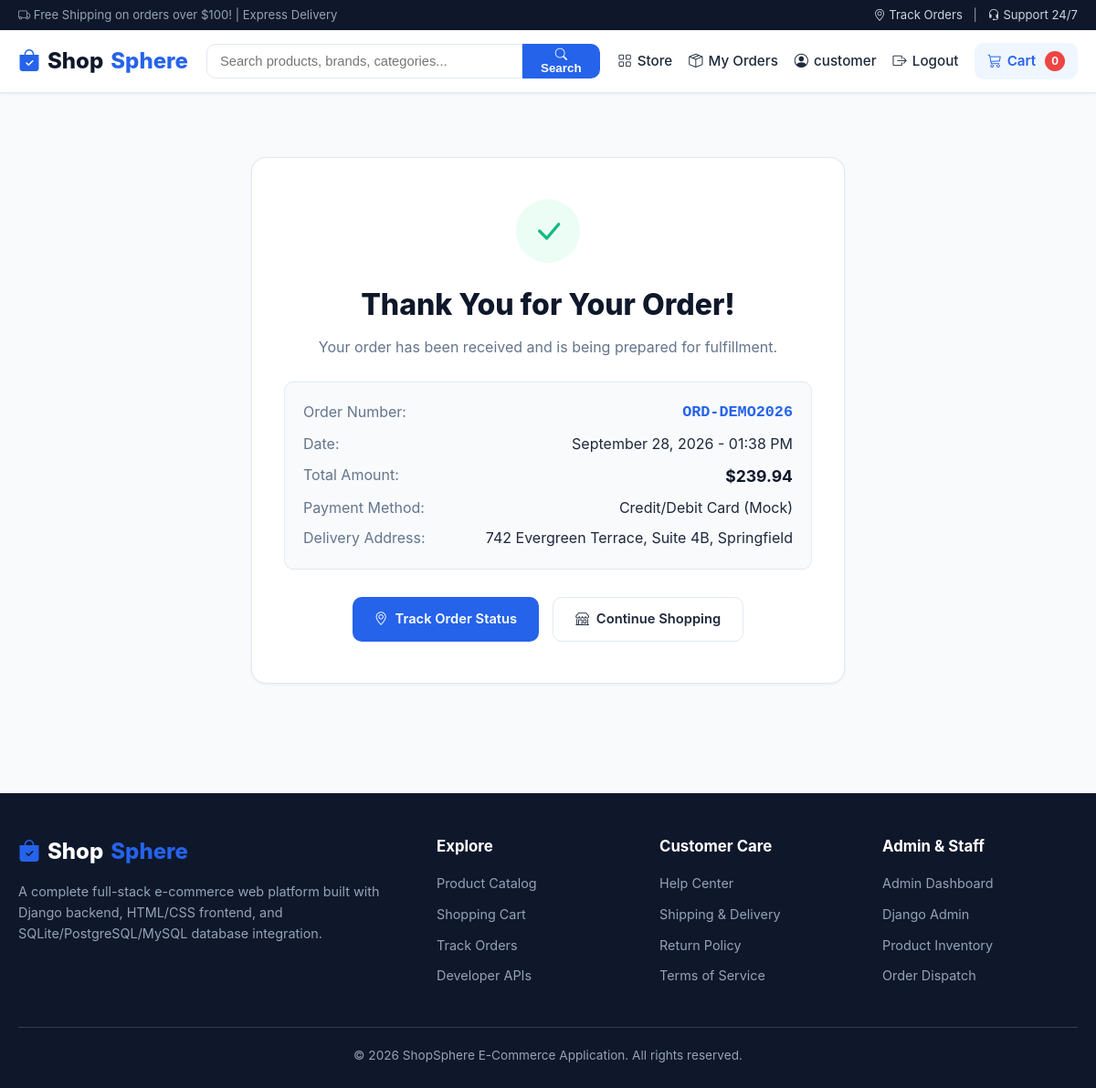
Screenshot of /order/success/ORD-DEMO2026/ (signed in) with the database file from the repository.
### store/models.py (models this page shows, shortened)
class Order(models.Model):
    STATUS_CHOICES = (
        ('Pending', 'Order Placed (Pending)'),
        ('Processing', 'Processing'),
        ('Shipped', 'Shipped'),
        ('Delivered', 'Delivered'),
        ('Cancelled', 'Cancelled'),
    )
    PAYMENT_METHOD_CHOICES = (
        ('cod', 'Cash on Delivery'),
        ('card', 'Credit/Debit Card (Mock)'),
        ('upi', 'UPI / Online (Mock)'),
    )
    PAYMENT_STATUS_CHOICES = (
        ('Pending', 'Pending'),
        ('Completed', 'Completed'),
        ('Failed', 'Failed'),
    )
    user = models.ForeignKey(User, on_delete=models.CASCADE, related_name='orders')
    order_number = models.CharField(max_length=32, unique=True, editable=False)
    full_name = models.CharField(max_length=150)
    email = models.EmailField()
    phone = models.CharField(max_length=20)
    address = models.TextField()
    city = models.CharField(max_length=100)
    state = models.CharField(max_length=100)
    postal_code = models.CharField(max_length=20)
    payment_method = models.CharField(max_length=30, choices=PAYMENT_METHOD_CHOICES, default='cod')
    payment_status = models.CharField(max_length=30, choices=PAYMENT_STATUS_CHOICES, default='Pending')
    subtotal = models.DecimalField(max_digits=10, decimal_places=2, default=0.00)
    shipping_cost = models.DecimalField(max_digits=10, decimal_places=2, default=0.00)
    total_amount = models.DecimalField(max_digits=10, decimal_places=2)
    status = models.CharField(max_length=30, choices=STATUS_CHOICES, default='Pending')
    tracking_number = models.CharField(max_length=60, blank=True, null=True)
    admin_notes = models.TextField(blank=True, null=True)
    created_at = models.DateTimeField(auto_now_add=True)
    updated_at = models.DateTimeField(auto_now=True)
    class Meta:
        ordering = ['-created_at']

### store/views.py (the view)
# urls.py: path('order/success/<str:order_number>/', views.order_success, name='order_success'),
@login_required(login_url='login')
def order_success(request, order_number):
    order = get_object_or_404(Order, order_number=order_number, user=request.user)
    return render(request, 'store/order_success.html', {'order': order})

### store/context_processors.py (called while the page is built)
def cart_and_categories(request):
    categories = Category.objects.all()
    cart_total_items = 0
    if request.user.is_authenticated:
        cart = Cart.objects.filter(user=request.user).first()
    else:
        session_key = request.session.session_key
        if session_key:
            cart = Cart.objects.filter(session_key=session_key).first()
        else:
            cart = None
    if cart:
        cart_total_items = cart.total_items
    return {
        'nav_categories': categories,
        'cart_count': cart_total_items,
    }

### templates/store/order_success.html (shortened to what this page needs)
{% extends 'base.html' %}
{% load static %}
{% block content %}
  <div style="max-width: 650px; margin: 40px auto; background-color: #fff; border-radius: var(--radius-lg); border: 1px solid var(--border-color); padding: 45px 35px; text-align: center; box-shadow: var(--shadow-sm);">
    <div style="width: 70px; height: 70px; background-color: #ecfdf5; border-radius: 50%; color: var(--accent); display: flex; align-items: center; justify-content: center; font-size: 2.2rem; margin: 0 auto 20px;">
      <i class="bi bi-check-lg"></i>
    </div>
    <h1 style="font-size: 2rem; font-weight: 800; color: var(--secondary); margin-bottom: 8px;">Thank You for Your Order!</h1>
    <p style="color: var(--text-muted); font-size: 1rem; margin-bottom: 25px;">
      Your order has been received and is being prepared for fulfillment.
    </p>
    <div style="background-color: var(--bg-body); border-radius: var(--radius-md); padding: 20px; margin-bottom: 30px; text-align: left; border: 1px solid var(--border-color);">
      <div style="display: flex; justify-content: space-between; margin-bottom: 8px;">
        <span style="color: var(--text-muted);">Order Number:</span>
        <strong style="color: var(--primary); font-family: monospace; font-size: 1.05rem;">{{ order.order_number }}</strong>
      </div>
      <div style="display: flex; justify-content: space-between; margin-bottom: 8px;">
        <span style="color: var(--text-muted);">Date:</span>
        <span>{{ order.created_at|date:"F d, Y - h:i A" }}</span>
      </div>
      <div style="display: flex; justify-content: space-between; margin-bottom: 8px;">
        <span style="color: var(--text-muted);">Total Amount:</span>
        <strong style="font-size: 1.1rem; color: var(--secondary);">${{ order.total_amount }}</strong>
      </div>
      <div style="display: flex; justify-content: space-between; margin-bottom: 8px;">
        <span style="color: var(--text-muted);">Payment Method:</span>
        <span>{{ order.get_payment_method_display }}</span>
      </div>
      <div style="display: flex; justify-content: space-between;">
        <span style="color: var(--text-muted);">Delivery Address:</span>
        <span>{{ order.address }}, {{ order.city }}</span>
      </div>
    </div>
    <div style="display: flex; gap: 15px; justify-content: center;">
      <a href="{% url 'order_tracking' order_number=order.order_number %}" class="btn btn-primary" style="width: auto; padding: 12px 24px;">
        <i class="bi bi-geo-alt"></i> Track Order Status
      </a>
      <a href="{% url 'home' %}" class="btn btn-outline" style="width: auto; padding: 12px 24px;">
        <i class="bi bi-shop"></i> Continue Shopping
      </a>
    </div>
  </div>
{% endblock %}

### templates/base.html (shortened to what this page needs)
{% load static %}
<!DOCTYPE html>
<html lang="en">
<head>
  <link rel="stylesheet" href="{% static 'css/style.css' %}">
  <link rel="stylesheet" href="https://cdn.jsdelivr.net/npm/bootstrap-icons@1.11.3/font/bootstrap-icons.min.css">
</head>
<body>
  <div class="top-bar">
    <div class="container">
      <div><i class="bi bi-truck"></i> Free Shipping on orders over $100! | Express Delivery</div>
      <div>
        <a href="{% url 'order_history' %}"><i class="bi bi-geo-alt"></i> Track Orders</a>
        <span style="margin: 0 8px;">|</span>
        <a href="{% url 'home' %}"><i class="bi bi-headset"></i> Support 24/7</a>
      </div>
    </div>
  </div>
  <nav class="navbar">
    <div class="nav-container">
      <a href="{% url 'home' %}" class="brand-logo">
        <i class="bi bi-bag-check-fill" style="color: var(--primary);"></i>
        Shop<span>Sphere</span>
      </a>
      <form action="{% url 'home' %}" method="GET" class="nav-search">
        <input type="text" name="q" placeholder="Search products, brands, categories..." value="{{ request.GET.q }}">
        <button type="submit"><i class="bi bi-search"></i> Search</button>
      </form>
      <ul class="nav-links">
        <li><a href="{% url 'home' %}"><i class="bi bi-grid"></i> Store</a></li>
        {% if user.is_authenticated %}
          <li>
            <a href="{% url 'order_history' %}">
              <i class="bi bi-box-seam"></i> My Orders
            </a>
          </li>
          <li>
            <a href="{% url 'profile' %}">
              <i class="bi bi-person-circle"></i> {{ user.username }}
            </a>
          </li>
          <li>
            <a href="{% url 'logout' %}" title="Log Out">
              <i class="bi bi-box-arrow-right"></i> Logout
            </a>
          </li>
        {% else %}
          <li><a href="{% url 'login' %}"><i class="bi bi-box-arrow-in-right"></i> Login</a></li>
          <li><a href="{% url 'register' %}" class="btn-sm btn-primary" style="color:#fff !important;">Register</a></li>
        {% endif %}
        <li>
          <a href="{% url 'cart' %}" class="cart-btn">
            <i class="bi bi-cart3"></i> Cart
            <span class="cart-badge">{{ cart_count|default:"0" }}</span>
          </a>
        </li>
      </ul>
    </div>
  </nav>
  <main>
    <div class="container">
      {% block content %}{% endblock %}
    </div>
  </main>
  <footer>
    <div class="container">
      <div class="footer-grid">
        <div class="footer-col">
          <div class="brand-logo" style="color: #fff; margin-bottom: 12px;">
            <i class="bi bi-bag-check-fill" style="color: var(--primary);"></i> Shop<span>Sphere</span>
          </div>
          <p style="font-size: 0.9rem; line-height: 1.6;">
            A complete full-stack e-commerce web platform built with Django backend, HTML/CSS frontend, and SQLite/PostgreSQL/MySQL database integration.
          </p>
        </div>
        <div class="footer-col">
          <h4>Explore</h4>
          <ul class="footer-links">
            <li><a href="{% url 'home' %}">Product Catalog</a></li>
            <li><a href="{% url 'cart' %}">Shopping Cart</a></li>
            <li><a href="{% url 'order_history' %}">Track Orders</a></li>
            <li><a href="{% url 'api_products_list' %}" target="_blank">Developer APIs</a></li>
          </ul>
        </div>
        <div class="footer-col">
          <h4>Customer Care</h4>
          <ul class="footer-links">
            <li><a href="{% url 'home' %}">Help Center</a></li>
            <li><a href="{% url 'home' %}">Shipping & Delivery</a></li>
            <li><a href="{% url 'home' %}">Return Policy</a></li>
            <li><a href="{% url 'home' %}">Terms of Service</a></li>
          </ul>
        </div>
        <div class="footer-col">
          <h4>Admin & Staff</h4>
          <ul class="footer-links">
            <li><a href="{% url 'admin_dashboard' %}">Admin Dashboard</a></li>
            <li><a href="/admin/" target="_blank">Django Admin</a></li>
            <li><a href="{% url 'admin_product_list' %}">Product Inventory</a></li>
            <li><a href="{% url 'admin_order_list' %}">Order Dispatch</a></li>
          </ul>
        </div>
      </div>
      <div class="footer-bottom">
        &copy; 2026 ShopSphere E-Commerce Application. All rights reserved.
      </div>
    </div>
  </footer>
</body>
</html>

### static/css/style.css (style rules this page uses)
:root { --primary: #2563eb; --primary-hover: #1d4ed8; --primary-light: #eff6ff; --secondary: #0f172a; --accent: #10b981; --accent-hover: #059669; --warning: #f59e0b; --danger: #ef4444; --danger-light: #fef2f2; --text-main: #1e293b; --text-muted: #64748b; --bg-body: #f8fafc; --bg-card: #ffffff; --border-color: #e2e8f0; --border-focus: #93c5fd; --radius-sm: 6px; --radius-md: 10px; --radius-lg: 16px; --shadow-sm: 0 1px 3px rgba(0,0,0,0.06); --shadow-md: 0 4px 12px rgba(0,0,0,0.08); --shadow-lg: 0 10px 25px rgba(0,0,0,0.1); --transition: all 0.2s ease-in-out; }
* { box-sizing: border-box; margin: 0; padding: 0; }
body { font-family: -apple-system, BlinkMacSystemFont, "Segoe UI", Roboto, "Helvetica Neue", Arial, sans-serif; color: var(--text-main); background-color: var(--bg-body); line-height: 1.6; min-height: 100vh; display: flex; flex-direction: column; }
a { color: var(--primary); text-decoration: none; transition: var(--transition); }
.container { width: 100%; max-width: 1200px; margin: 0 auto; padding: 0 20px; }
.top-bar { background-color: var(--secondary); color: #94a3b8; font-size: 0.82rem; padding: 6px 0; }
.top-bar .container { display: flex; justify-content: space-between; align-items: center; }
.top-bar a { color: #cbd5e1; }
.navbar { background-color: var(--bg-card); border-bottom: 1px solid var(--border-color); position: sticky; top: 0; z-index: 1000; box-shadow: var(--shadow-sm); }
.nav-container { display: flex; align-items: center; justify-content: space-between; padding: 14px 20px; max-width: 1200px; margin: 0 auto; gap: 20px; }
.brand-logo { font-size: 1.5rem; font-weight: 800; color: var(--secondary); display: flex; align-items: center; gap: 8px; }
.brand-logo span { color: var(--primary); }
.nav-search { flex: 1; max-width: 500px; display: flex; }
.nav-search input { width: 100%; padding: 10px 14px; border: 1px solid var(--border-color); border-radius: var(--radius-md) 0 0 var(--radius-md); outline: none; font-size: 0.92rem; transition: var(--transition); }
.nav-search button { background-color: var(--primary); color: #fff; border: none; padding: 0 18px; border-radius: 0 var(--radius-md) var(--radius-md) 0; cursor: pointer; font-weight: 600; transition: var(--transition); }
.nav-links { display: flex; align-items: center; gap: 18px; list-style: none; }
.nav-links a { font-weight: 500; font-size: 0.95rem; color: var(--text-main); display: flex; align-items: center; gap: 6px; }
.cart-btn { position: relative; background-color: var(--primary-light); color: var(--primary) !important; padding: 8px 14px; border-radius: var(--radius-md); font-weight: 600 !important; }
.cart-badge { background-color: var(--danger); color: #fff; font-size: 0.72rem; font-weight: 700; padding: 2px 7px; border-radius: 20px; margin-left: 4px; }
main { flex: 1; padding: 30px 0; }
.btn { display: inline-flex; align-items: center; justify-content: center; gap: 8px; padding: 10px 18px; border-radius: var(--radius-md); font-size: 0.92rem; font-weight: 600; border: none; cursor: pointer; transition: var(--transition); text-align: center; width: 100%; }
.btn-primary { background-color: var(--primary); color: #fff; }
.btn-outline { background-color: transparent; border: 1px solid var(--border-color); color: var(--text-main); }
footer { background-color: var(--secondary); color: #94a3b8; padding: 45px 0 25px; margin-top: 50px; }
.footer-grid { display: grid; grid-template-columns: 2fr 1fr 1fr 1fr; gap: 30px; margin-bottom: 35px; }
.footer-col h4 { color: #fff; font-size: 1.05rem; margin-bottom: 14px; }
.footer-links { list-style: none; }
.footer-links li { margin-bottom: 8px; }
.footer-links a { color: #94a3b8; font-size: 0.9rem; }
.footer-bottom { text-align: center; border-top: 1px solid #334155; padding-top: 20px; font-size: 0.85rem; }

### rows the page displays
Order: order_number "ORD-DEMO2026", created_at "September 28, 2026 - 01:38 PM", total_amount "239.94", payment_method "Credit/Debit Card (Mock)", address "742 Evergreen Terrace, Suite 4B", city "Springfield"

### other values shown
{{ user.username }} "customer"
{{ cart_count|default:"0" }} "0"
